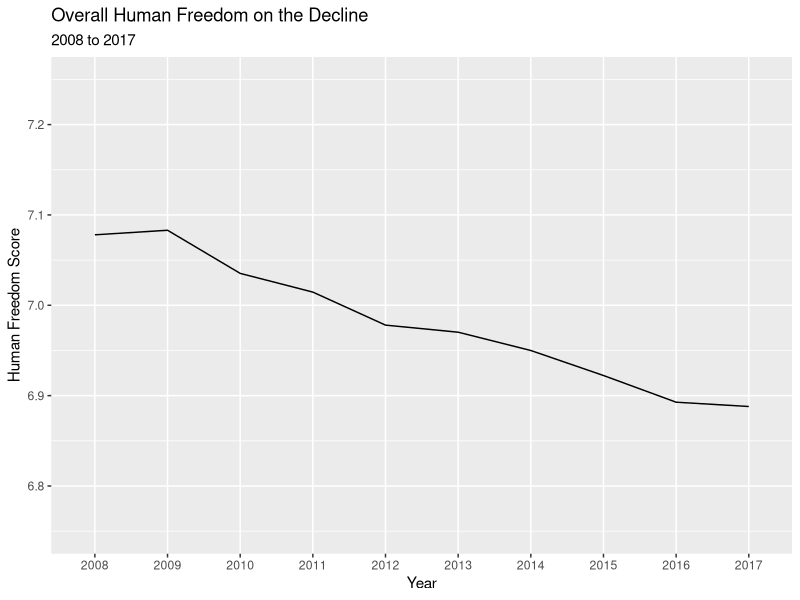
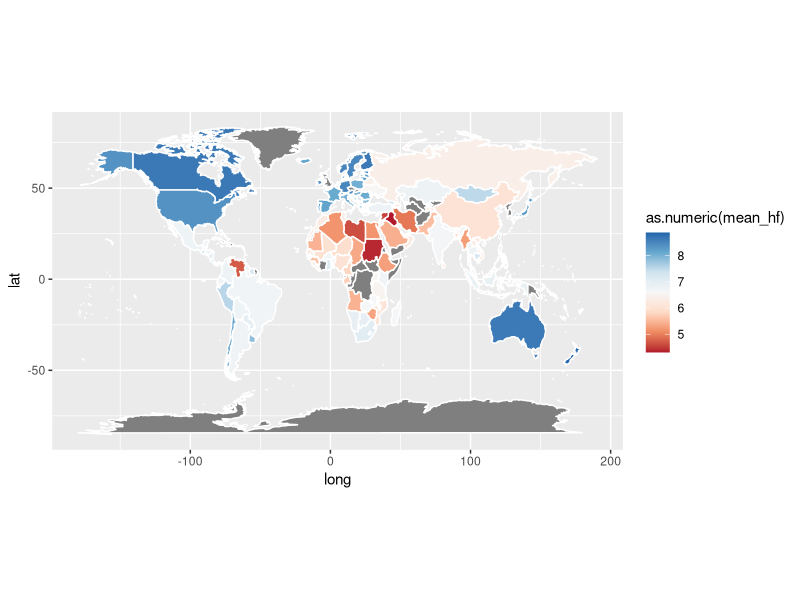
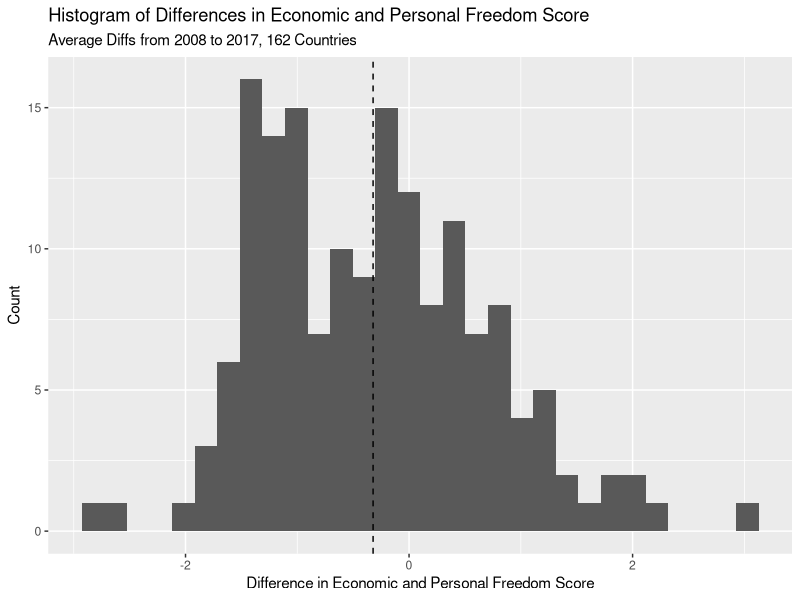
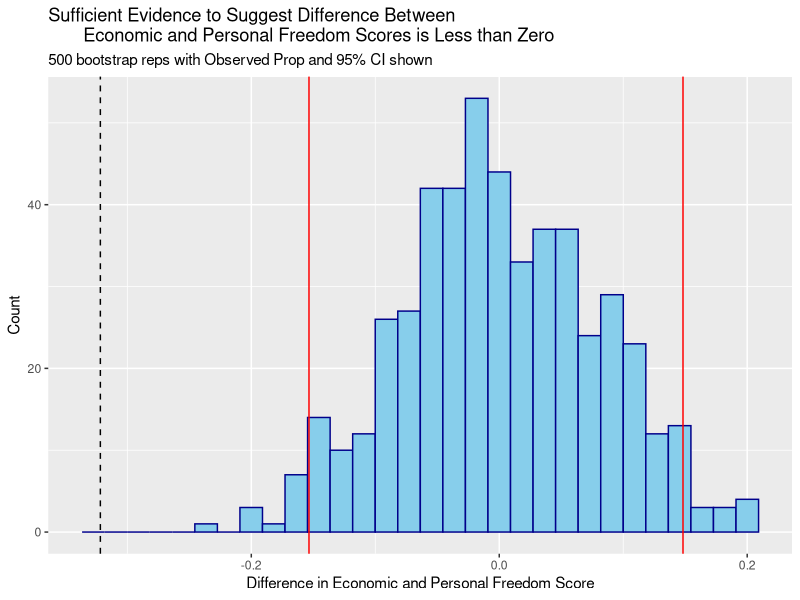
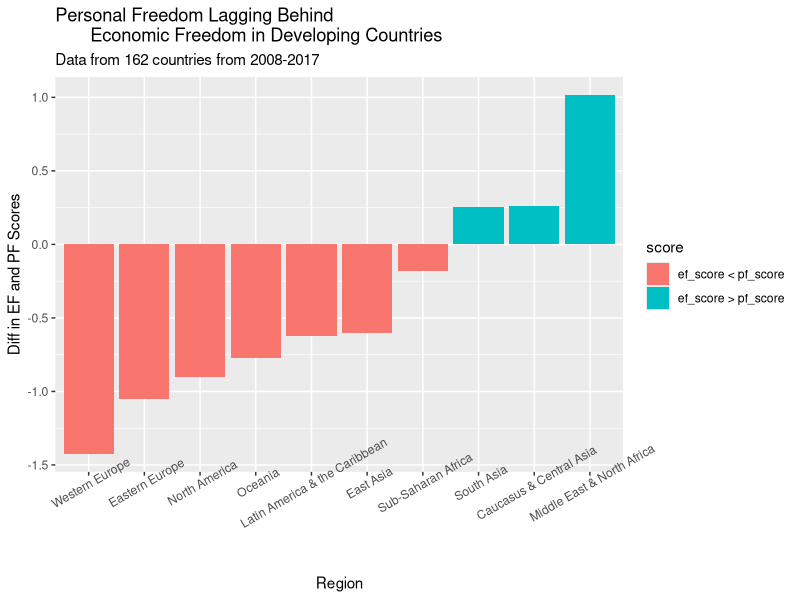
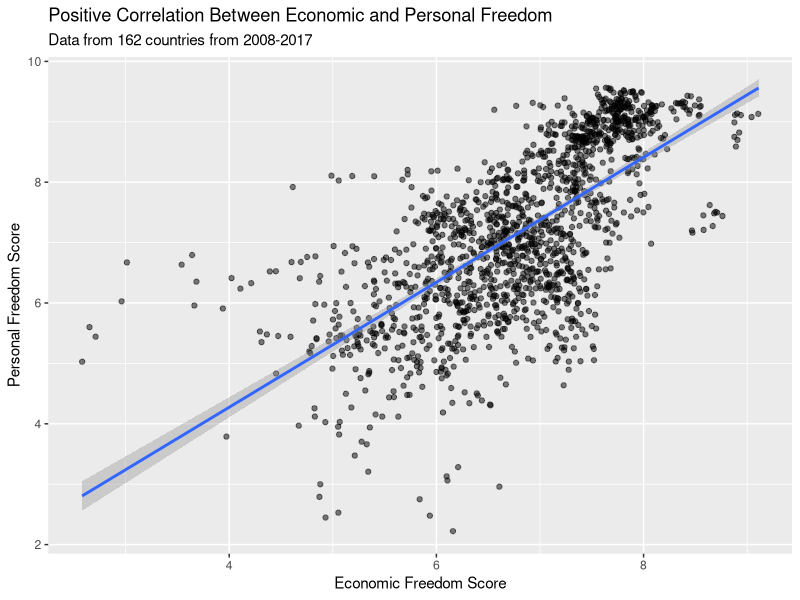
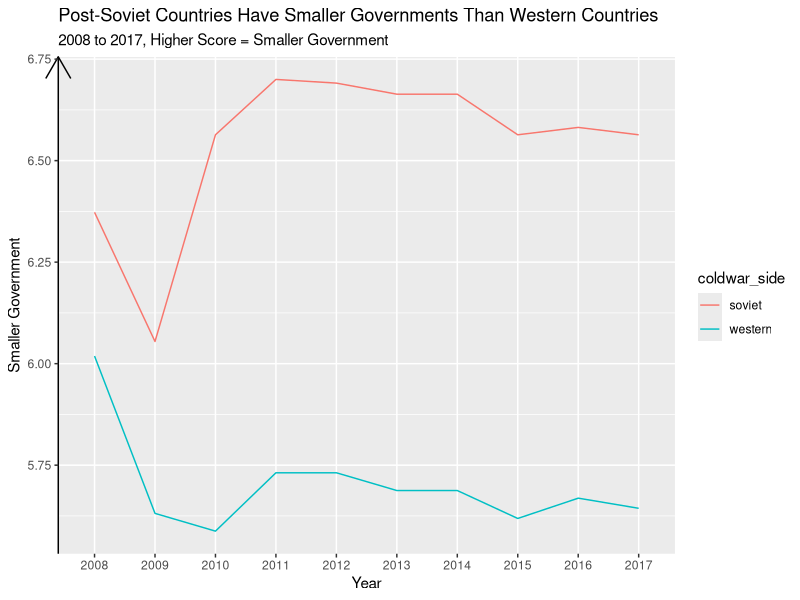
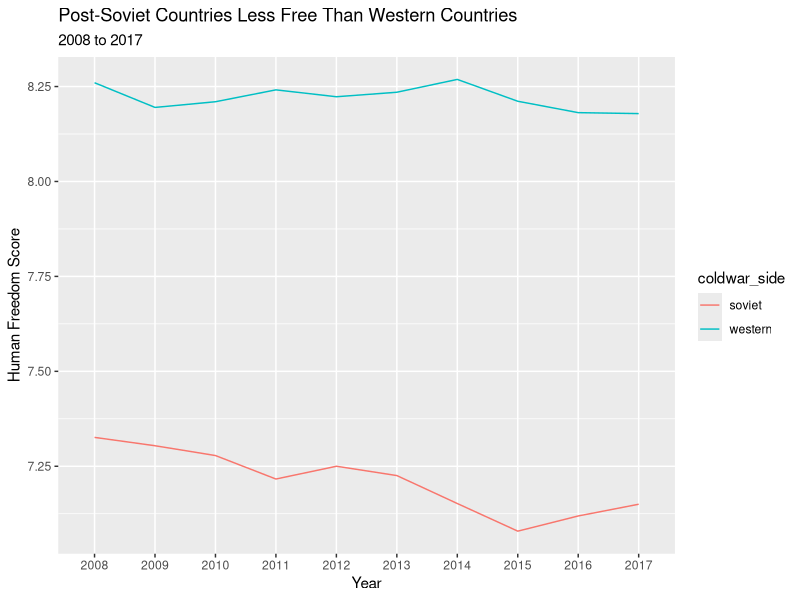

Here is the R script that generated these plots, in order:
## ---- chunk 1
library(tidyverse)
library(ggplot2)
library(dplyr)
require(maps)
require(viridis)
theme_set(
  theme_gray()
  )
hfi <- read_csv("data/hfi_cc_2019.csv") 
## ---- chunk 2
glimpse(hfi)
## ---- chunk 3
hfscore_by_year <- hfi %>% 
  filter(hf_score != "-") %>% 
  group_by(year) %>% 
  summarize(mean_hf = mean(as.numeric(hf_score)))

ggplot(data = hfscore_by_year, 
       aes(x = as.factor(year), y = mean_hf, group = 1)) +
  geom_line(stat = "identity") +
  ylim(6.75, 7.25) + 
  labs(x = "Year", y = "Human Freedom Score", 
       title = "Overall Human Freedom on the Decline",
       subtitle = "2008 to 2017")
## ---- chunk 4
summarized_hfi <- hfi %>% 
  filter(hf_score != "-") %>% 
  group_by(countries) %>% 
  mutate(mean_hf = mean(as.numeric(hf_score))) %>% 
  slice(1) %>% 
  mutate(countries = ifelse(countries == "United States", "USA", countries)) %>% 
  summarize(countries, mean_hf)

world_map <- map_data("world")
freedom_map <- left_join(world_map, summarized_hfi, by = c("region" = "countries"))

# Create the map
ggplot(freedom_map, mapping = aes(long, lat, group = group)) +
  coord_fixed(1.3) +
  geom_polygon(aes(fill = as.numeric(mean_hf)), color = "white") +
  scale_fill_distiller(palette ="RdBu", direction = 1)
## ---- chunk 5
no_na_hfi <- hfi %>% 
  filter(pf_score != "-" & ef_score != "-")

clean_hfi <- no_na_hfi %>% 
  group_by(countries) %>% 
  mutate(mean_pf = mean(as.numeric(pf_score)),
         mean_ef = mean(as.numeric(ef_score))) %>% 
  mutate(diff_ef_pf = mean_ef - mean_pf) %>% 
  slice(1) %>% 
  summarize(countries, mean_ef, mean_pf, diff_ef_pf)

mean_diff <- clean_hfi %>% 
  summarize(mean_diff = mean(diff_ef_pf))

ggplot(data = clean_hfi, aes(x = diff_ef_pf)) +
  geom_histogram(bins = 30) +
  geom_vline(linetype = "dashed", xintercept = c(mean_diff$mean_diff)) +
  labs(x = "Difference in Economic and Personal Freedom Score", 
       y = "Count", 
       title = "Histogram of Differences in Economic and Personal Freedom Score",
       subtitle = "Average Diffs from 2008 to 2017, 162 Countries")
## ---- chunk 6
set.seed(10)
n_sims <- 500
boot_dist = numeric(n_sims) 
for(i in 1:n_sims){ 
  indices <- sample(1:nrow(clean_hfi), replace = T)
  boot_mean <- clean_hfi %>% 
    slice(indices) %>%                    
    summarize(boot_mean = mean(diff_ef_pf)) %>% 
    pull()                                
  boot_dist[i] <- boot_mean 
}

boot_means = tibble(boot_dist)
mu_0 <- 0
offset <- boot_means %>% 
  summarize(mu_0 - mean(boot_dist)) %>%
  pull()
boot_means <- boot_means %>%
  mutate(shifted_means = boot_dist + offset)
boot_1 <- boot_means%>%
  summarize(lower = quantile(shifted_means, 0.025), 
            upper = quantile(shifted_means, 0.975))
boot_1
## ---- chunk 7
obs_mean <- clean_hfi %>% 
  summarize(mean(diff_ef_pf)) %>% 
  pull()
obs_mean
## ---- chunk 8
obs_diff <- mu_0 - obs_mean
boot_means %>% 
  mutate(extreme = ifelse(shifted_means <= mu_0 - obs_diff |
                          shifted_means >= mu_0 + obs_diff, 1, 0)) %>% 
  summarize(p_val = mean(extreme))
## ---- chunk 9
ggplot(data = boot_means, aes(x = shifted_means)) +
  geom_histogram(color = "darkblue", fill = "skyblue") + 
  labs(x = "Difference in Economic and Personal Freedom Score", y = "Count", 
       title = "Sufficient Evidence to Suggest Difference Between 
       Economic and Personal Freedom Scores is Less than Zero",
       subtitle = "500 bootstrap reps with Observed Prop and 95% CI shown") +
  geom_vline(xintercept = c(boot_1$lower, boot_1$upper),
             color = "red") +
  geom_vline(linetype = "dashed", xintercept = c(mean_diff$mean_diff))
## ---- chunk 10
region_hfi <- no_na_hfi %>% 
  group_by(region) %>% 
  mutate(mean_pf = mean(as.numeric(pf_score)),
         mean_ef = mean(as.numeric(ef_score))) %>% 
  mutate(diff_ef_pf = mean_ef - mean_pf,
         score = ifelse(diff_ef_pf > 0, 
                        "ef_score > pf_score", "ef_score < pf_score")) %>% 
  slice(1) %>% 
  summarize(region, mean_ef, mean_pf, diff_ef_pf, score)

ggplot(data = region_hfi, aes(x = reorder(region, diff_ef_pf), 
                              y = diff_ef_pf, fill = score)) +
  geom_col() + 
  theme(axis.text.x = element_text(angle = 30)) +
  labs(x = "Region", y = "Diff in EF and PF Scores", 
       title = "Personal Freedom Lagging Behind 
       Economic Freedom in Developing Countries",
       subtitle = "Data from 162 countries from 2008-2017")
## ---- chunk 11
corr_efpf <- no_na_hfi %>% 
  summarize(cor_ef_pf = cor(as.numeric(ef_score), as.numeric(pf_score)))
corr_efpf
## ---- chunk 12
ggplot(data = no_na_hfi, aes(x = as.numeric(ef_score), 
                             y = as.numeric(pf_score))) +
  geom_point(alpha = 0.5, position = "jitter") + 
  geom_smooth(method="lm") +
  labs(x = "Economic Freedom Score", y = "Personal Freedom Score", 
       title = "Positive Correlation Between Economic and Personal Freedom",
       subtitle = "Data from 162 countries from 2008-2017")
## ---- chunk 13
hfi_coldwar <- hfi %>% 
  mutate(post_soviet = ifelse(countries == "Russia" | 
                                countries == "Ukraine" | 
                                countries == "Moldova" | 
                                countries == "Uzbekistan" | 
                                countries == "Kazakhstan" | 
                                countries == "Kyrgyzstan" | 
                                countries == "Tajikistan" | 
                                countries == "Turkmenistan" | 
                                countries == "Georgia" | 
                                countries == "Azerbaijan" | 
                                countries == "Armenia" | 
                                countries == "Lithuania" | 
                                countries == "Latvia" | 
                                countries == "Estonia", "yes", "no")) %>% 
  mutate(nato = ifelse(countries == "Belgium" | 
                         countries == "Canada" | 
                         countries == "Denmark" | 
                         countries == "France" | 
                         countries == "Germany" | 
                         countries == "Greece" | 
                         countries == "Iceland" | 
                         countries == "Italy" | 
                         countries == "Luxembourg" | 
                         countries == "Netherlands" | 
                         countries == "Norway" | 
                         countries == "Portugal" | 
                         countries == "Spain" | 
                         countries == "Turkey" | 
                         countries == "United Kingdom" | 
                         countries == "United States", "yes", "no")) %>% 
  filter(post_soviet == "yes" | nato == "yes") %>% 
  mutate(coldwar_side = ifelse(post_soviet == "yes", "soviet", "western"))
  

ef_govt_coldwar <- hfi_coldwar %>% 
  filter(ef_government != "-") %>% 
  select(countries, coldwar_side, year, ef_government) %>% 
  group_by(year, coldwar_side) %>% 
  mutate(mean_ef_government = mean(as.numeric(ef_government)))

ggplot(data = ef_govt_coldwar, 
       aes(x = as.factor(year), y = mean_ef_government, group = coldwar_side, color = coldwar_side)) +
  geom_line(stat = "identity") +
  labs(x = "Year", y = "Smaller Government", 
       title = "Post-Soviet Countries Have Smaller Governments Than Western Countries",
       subtitle = "2008 to 2017, Higher Score = Smaller Government") +
  theme(axis.line.y = element_line(arrow = arrow()))

hf_coldwar <- hfi_coldwar %>% 
  filter(hf_score != "-") %>% 
  select(countries, coldwar_side, year, hf_score) %>% 
  group_by(year, coldwar_side) %>% 
  mutate(mean_hf = mean(as.numeric(hf_score)))

ggplot(data = hf_coldwar, 
       aes(x = as.factor(year), y = mean_hf, group = coldwar_side, color = coldwar_side)) +
  geom_line(stat = "identity") +
  labs(x = "Year", y = "Human Freedom Score", 
       title = "Post-Soviet Countries Less Free Than Western Countries",
       subtitle = "2008 to 2017")
## ---- chunk 14
hfi <- hfi%>%
  mutate(pf_movement_nowomen = (as.numeric(pf_movement_domestic) 
                                + as.numeric(pf_movement_foreign))/2)
hfi <- hfi%>%
  mutate(pf_ss_nowomen = (as.numeric(pf_ss_homicide) 
                          + as.numeric(pf_ss_disappearances))/2)
hfi <- hfi%>%
  mutate(pf_identity_nowomen = (as.numeric(pf_identity_legal) 
                          + as.numeric(pf_identity_sex_male))/2)

hfi <- hfi%>%
  mutate(pf_rol = as.numeric(pf_rol))%>%
  mutate(pf_religion = as.numeric(pf_religion))%>%
  mutate(pf_association = as.numeric (pf_association))%>%
  mutate(pf_expression = as.numeric(pf_expression))%>%
  mutate(ef_score = as.numeric(ef_score))%>%
  mutate(hfi_women_unweighted = (ef_score * 0.5) 
         + (pf_rol * 0.125)
         + (pf_ss_nowomen * 0.125)
         + (pf_movement_nowomen * 0.05)
         + (pf_identity_nowomen * 0.05)
         + (pf_expression * 0.05)
         + (pf_association * 0.05)
         + (pf_religion * 0.05))
hfi <- hfi%>%
  mutate(pf_score_nowomen = (pf_rol * 0.25)
         + (pf_ss_nowomen * 0.25)
         + (pf_movement_nowomen * 0.1)
         + (pf_identity_nowomen * 0.1)
         + (pf_expression * 0.1)
         + (pf_association * 0.1)
         + (pf_religion * 0.1))

#what to do about na values?
#note: include in methodology why you did math this way

## ---- chunk 15
ws_only <- hfi%>%
  select(pf_ss_women, pf_ss_women_fgm, pf_ss_women_inheritance, 
         pf_ss_women_inheritance_daughters, pf_ss_women_inheritance_widows,
         pf_movement_women, pf_identity_sex_female, pf_identity_divorce, hfi_women_unweighted)
ws_only <- ws_only%>%
  mutate(pf_ss_women = as.numeric(pf_ss_women))%>%
  mutate(pf_movement_women = as.numeric(pf_movement_women))%>%
  mutate(pf_identity_divorce = as.numeric(pf_identity_divorce))%>%
  mutate(pf_identity_sex_female = as.numeric(pf_identity_sex_female))%>%

  mutate(ws_score = (((pf_identity_divorce + pf_identity_sex_female)/2) + pf_ss_women + pf_movement_women)/3)

ws_no_na <- ws_only%>%
    filter(!is.na(hfi_women_unweighted) & !is.na(ws_score)) 

corr_ws_hf <- ws_no_na%>%
  summarize(cor_ws_hfi = cor(hfi_women_unweighted, ws_score))
corr_ws_hf
## ---- chunk 16
ggplot(data = ws_no_na, aes(x = ws_score, 
                             y = hfi_women_unweighted)) +
  geom_point(alpha = 0.5, position = "jitter") + 
  geom_smooth(method="lm") +
  labs(x = "Women-Specific Freedoms Score", y = "Overall Freedom Score", 
       title = "Positive Correlation Between Women-Specific and Overall Freedom",
       subtitle = "Data from 162 countries from 2008-2017")
## ---- chunk 17
#this needs work
set.seed(10)
n_sims <- 2000
boot_dist = numeric(n_sims) 
for(i in 1:n_sims){ 
  indices <- sample(1:nrow(ws_no_na), replace = T)
  boot_cor <- ws_no_na %>% 
    slice(indices) %>%                    
    summarize(boot_cor = cor(ws_score, hfi_women_unweighted)) %>% 
    pull()                                
  boot_dist[i] <- boot_cor 
}

boot_cors = tibble(boot_dist)

mu_0 <- 0
offset <- boot_cors %>% 
  summarize(mu_0 - mean(boot_dist)) %>%
  pull()

boot_cors <- boot_cors %>%
  mutate(shifted_cors = boot_dist + offset)

boot_2 <- boot_cors%>%
  summarize(lower = quantile(shifted_cors, 0.005), 
            upper = quantile(shifted_cors, 0.995))
boot_2
